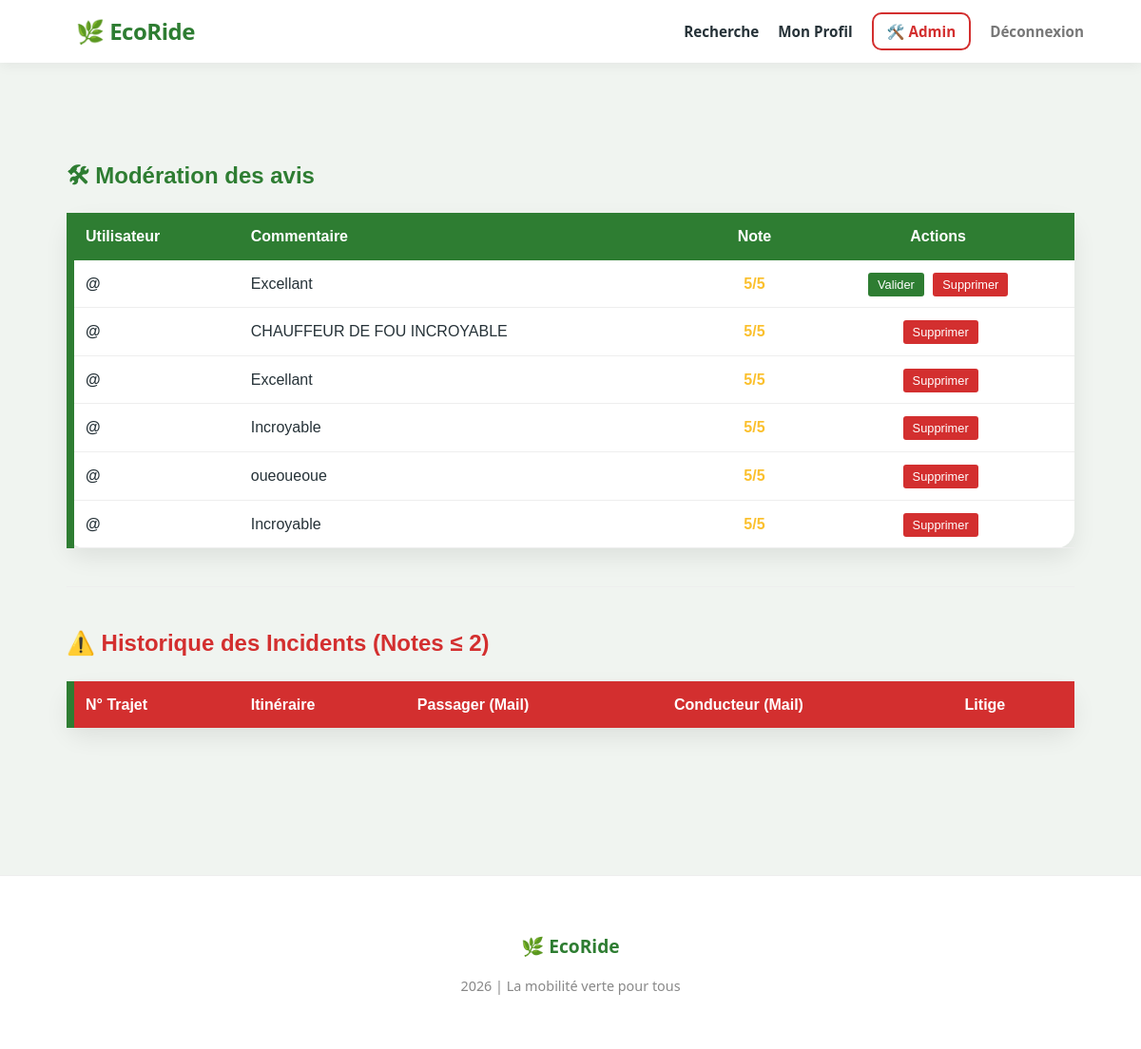
/employe.php (signed in), run on the app's committed database.
### tables this page shows
CREATE TABLE `avis` (
  `id` int(11) NOT NULL,
  `id_trajet` int(11) NOT NULL,
  `id_expediteur` int(11) NOT NULL,
  `id_destinataire` int(11) NOT NULL,
  `note` int(11) DEFAULT NULL CHECK (`note` >= 1 and `note` <= 5),
  `commentaire` text DEFAULT NULL,
  `date_avis` timestamp NOT NULL DEFAULT current_timestamp(),
  `statut_id` int(11) DEFAULT 2
);

### employe.php (the view, shortened to what this page needs)
<?php
require_once "Template.php";
$db = (new Database())->getConnection();
$queryAvis = "SELECT a.id, a.commentaire, a.note, a.statut_id, u.pseudo
              FROM avis a
              JOIN utilisateurs u ON a.id_expediteur = u.id
              ORDER BY a.statut_id DESC, a.date_avis DESC";
$avis = $db->query($queryAvis)->fetchAll(PDO::FETCH_ASSOC);
?>
<main style="max-width: 1100px; margin: 40px auto; padding: 20px; font-family: sans-serif;">
    <h2 style="color: #2e7d32;">🛠 Modération des avis</h2>
    <table style="width: 100%; border-collapse: collapse; background: white; box-shadow: 0 2px 10px rgba(0,0,0,0.1); margin-bottom: 50px;">
        <thead style="background: #2e7d32; color: white;">
            <tr>
                <th style="padding: 12px; text-align: left;">Utilisateur</th>
                <th style="padding: 12px; text-align: left;">Commentaire</th>
                <th style="padding: 12px; text-align: center;">Note</th>
                <th style="padding: 12px; text-align: center;">Actions</th>
            </tr>
        </thead>
        <tbody>
            <?php foreach ($avis as $a): ?>
            <tr style="border-bottom: 1px solid #eee;">
                <td style="padding: 12px;"><strong>@<?php echo htmlspecialchars($a['pseudo']); ?></strong></td>
                <td style="padding: 12px;"><?php echo htmlspecialchars($a['commentaire']); ?></td>
                <td style="padding: 12px; text-align: center; font-weight: bold; color: #fbc02d;">
                    <?php echo $a['note']; ?>/5
                </td>
                <td style="padding: 12px; text-align: center;">
                    <?php if ($a['statut_id'] != 1): ?>
                        <a href="?action=valider&id=<?php echo $a['id']; ?>" style="background: #2e7d32; color: white; padding: 5px 10px; border-radius: 3px; text-decoration: none; font-size: 0.8em;">Valider</a>
                    <?php endif; ?>
                    <a href="?action=supprimer&id=<?php echo $a['id']; ?>" style="background: #d32f2f; color: white; padding: 5px 10px; border-radius: 3px; text-decoration: none; font-size: 0.8em; margin-left: 5px;" onclick="return confirm('Supprimer ?')">Supprimer</a>
                </td>
            </tr>
            <?php endforeach; ?>
        </tbody>
    </table>
    <hr style="border: 0; height: 1px; background: #eee; margin: 40px 0;">
    <h2 style="color: #d32f2f;">⚠️ Historique des Incidents (Notes ≤ 2)</h2>
    <table style="width: 100%; border-collapse: collapse; background: white; box-shadow: 0 2px 10px rgba(0,0,0,0.1);">
        <thead style="background: #d32f2f; color: white;">
            <tr>
                <th style="padding: 12px; text-align: left;">N° Trajet</th>
                <th style="padding: 12px; text-align: left;">Itinéraire</th>
                <th style="padding: 12px; text-align: left;">Passager (Mail)</th>
                <th style="padding: 12px; text-align: left;">Conducteur (Mail)</th>
                <th style="padding: 12px; text-align: left;">Litige</th>
            </tr>
        </thead>
    </table>
</main>

### Template.php (style rules this page uses)
:root { --eco-green: #2E7D32; --wood-brown: #6D4C41; --soft-bg: #f0f4f0; --dark-text: #263238; --card-shadow: 0 10px 25px rgba(0,0,0,0.08); }
body { font-family: 'Segoe UI', Roboto, Helvetica, Arial, sans-serif; background-color: var(--soft-bg); color: var(--dark-text); margin: 0; padding: 0; line-height: 1.6; }
.section-profil, [style*="background: white"] { background: #ffffff !important; border-radius: 20px !important; padding: 25px !important; margin-bottom: 25px !important; border: none !important; border-left: 8px solid var(--eco-green) !important; box-shadow: var(--card-shadow) !important; }
h2, h3 { color: var(--eco-green); font-weight: 800; }

### data on the page
avis: commentaire "Excellant", note "5"
avis: commentaire "CHAUFFEUR DE FOU INCROYABLE", note "5"
avis: commentaire "Excellant", note "5"
avis: commentaire "Incroyable", note "5"
avis: commentaire "oueoueoue", note "5"
avis: commentaire "Incroyable", note "5"
